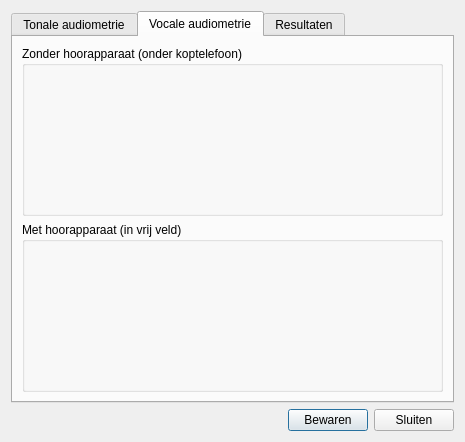
<ui version="4.0" >
 <class>MeetgegevensDialog</class>
 <widget class="QDialog" name="MeetgegevensDialog" >
  <property name="windowModality" >
   <enum>Qt::WindowModal</enum>
  </property>
  <property name="geometry" >
   <rect>
    <x>0</x>
    <y>0</y>
    <width>465</width>
    <height>442</height>
   </rect>
  </property>
  <property name="windowTitle" >
   <string>Dialog</string>
  </property>
  <layout class="QGridLayout" name="gridLayout_4" >
   <item row="0" column="0" colspan="3" >
    <widget class="QTabWidget" name="tabWidget" >
     <property name="currentIndex" >
      <number>1</number>
     </property>
     <widget class="QWidget" name="TonaleAudiometrieTab" >
      <attribute name="title" >
       <string>Tonale audiometrie</string>
      </attribute>
      <layout class="QGridLayout" name="gridLayout_5" >
       <item row="0" column="0" >
        <widget class="QGroupBox" name="groupBox_3" >
         <property name="title" >
          <string>Tonale audiometrie rechts</string>
         </property>
        </widget>
       </item>
       <item row="0" column="1" >
        <widget class="QGroupBox" name="groupBox_4" >
         <property name="title" >
          <string>Tonale audiometrie links</string>
         </property>
        </widget>
       </item>
      </layout>
     </widget>
     <widget class="QWidget" name="VocaleAudiometrieTab" >
      <attribute name="title" >
       <string>Vocale audiometrie</string>
      </attribute>
      <layout class="QGridLayout" name="gridLayout_6" >
       <item row="0" column="0" >
        <widget class="QGroupBox" name="groupBox_5" >
         <property name="title" >
          <string>Zonder hoorapparaat (onder koptelefoon)</string>
         </property>
         <layout class="QGridLayout" name="gridLayout_7" >
          <item row="0" column="0" >
           <widget class="QWidget" native="1" name="vocAudiometrieZonderApparaat" />
          </item>
         </layout>
        </widget>
       </item>
       <item row="1" column="0" >
        <widget class="QGroupBox" name="groupBox_6" >
         <property name="title" >
          <string>Met hoorapparaat (in vrij veld)</string>
         </property>
         <layout class="QGridLayout" name="gridLayout_8" />
        </widget>
       </item>
      </layout>
     </widget>
     <widget class="QWidget" name="ResultatenTab" >
      <attribute name="title" >
       <string>Resultaten</string>
      </attribute>
      <layout class="QGridLayout" name="gridLayout_3" >
       <item row="0" column="0" >
        <widget class="QGroupBox" name="groupBox" >
         <property name="title" >
          <string>Prothetische winst</string>
         </property>
         <layout class="QGridLayout" name="gridLayout" >
          <item row="0" column="1" >
           <widget class="QLabel" name="label" >
            <property name="text" >
             <string>&lt;!DOCTYPE HTML PUBLIC "-//W3C//DTD HTML 4.0//EN" "http://www.w3.org/TR/REC-html40/strict.dtd">
&lt;html>&lt;head>&lt;meta name="qrichtext" content="1" />&lt;style type="text/css">
p, li { white-space: pre-wrap; }
&lt;/style>&lt;/head>&lt;body style=" font-family:'MS Shell Dlg 2'; font-size:8.25pt; font-weight:400; font-style:normal;">
&lt;p align="center" style=" margin-top:0px; margin-bottom:0px; margin-left:0px; margin-right:0px; -qt-block-indent:0; text-indent:0px; font-size:8pt;">&lt;span style=" text-decoration: underline;">Zonder apparaat&lt;/span>&lt;/p>&lt;/body>&lt;/html></string>
            </property>
           </widget>
          </item>
          <item row="0" column="2" >
           <widget class="QLabel" name="label_2" >
            <property name="text" >
             <string>&lt;!DOCTYPE HTML PUBLIC "-//W3C//DTD HTML 4.0//EN" "http://www.w3.org/TR/REC-html40/strict.dtd">
&lt;html>&lt;head>&lt;meta name="qrichtext" content="1" />&lt;style type="text/css">
p, li { white-space: pre-wrap; }
&lt;/style>&lt;/head>&lt;body style=" font-family:'MS Shell Dlg 2'; font-size:8.25pt; font-weight:400; font-style:normal;">
&lt;p align="center" style=" margin-top:0px; margin-bottom:0px; margin-left:0px; margin-right:0px; -qt-block-indent:0; text-indent:0px; font-size:8pt;">&lt;span style=" text-decoration: underline;">Met apparaat&lt;/span>&lt;/p>&lt;/body>&lt;/html></string>
            </property>
           </widget>
          </item>
          <item row="0" column="3" >
           <widget class="QLabel" name="label_3" >
            <property name="text" >
             <string>&lt;!DOCTYPE HTML PUBLIC "-//W3C//DTD HTML 4.0//EN" "http://www.w3.org/TR/REC-html40/strict.dtd">
&lt;html>&lt;head>&lt;meta name="qrichtext" content="1" />&lt;style type="text/css">
p, li { white-space: pre-wrap; }
&lt;/style>&lt;/head>&lt;body style=" font-family:'MS Shell Dlg 2'; font-size:8.25pt; font-weight:400; font-style:normal;">
&lt;p align="center" style=" margin-top:0px; margin-bottom:0px; margin-left:0px; margin-right:0px; -qt-block-indent:0; text-indent:0px; font-size:8pt;">&lt;span style=" text-decoration: underline;">Winst&lt;/span>&lt;/p>&lt;/body>&lt;/html></string>
            </property>
           </widget>
          </item>
          <item row="1" column="0" >
           <widget class="QLabel" name="label_4" >
            <property name="text" >
             <string>R.O.</string>
            </property>
           </widget>
          </item>
          <item row="1" column="1" >
           <widget class="QLabel" name="label_7" >
            <property name="text" >
             <string>...</string>
            </property>
            <property name="alignment" >
             <set>Qt::AlignCenter</set>
            </property>
           </widget>
          </item>
          <item row="1" column="2" >
           <widget class="QLabel" name="label_8" >
            <property name="text" >
             <string>...</string>
            </property>
            <property name="alignment" >
             <set>Qt::AlignCenter</set>
            </property>
           </widget>
          </item>
          <item row="1" column="3" >
           <widget class="QLabel" name="label_9" >
            <property name="text" >
             <string>...</string>
            </property>
            <property name="alignment" >
             <set>Qt::AlignCenter</set>
            </property>
           </widget>
          </item>
          <item row="2" column="0" >
           <widget class="QLabel" name="label_5" >
            <property name="text" >
             <string>L.O.</string>
            </property>
           </widget>
          </item>
          <item row="2" column="1" >
           <widget class="QLabel" name="label_13" >
            <property name="text" >
             <string>...</string>
            </property>
            <property name="alignment" >
             <set>Qt::AlignCenter</set>
            </property>
           </widget>
          </item>
          <item row="2" column="2" >
           <widget class="QLabel" name="label_14" >
            <property name="text" >
             <string>...</string>
            </property>
            <property name="alignment" >
             <set>Qt::AlignCenter</set>
            </property>
           </widget>
          </item>
          <item row="2" column="3" >
           <widget class="QLabel" name="label_15" >
            <property name="text" >
             <string>...</string>
            </property>
            <property name="alignment" >
             <set>Qt::AlignCenter</set>
            </property>
           </widget>
          </item>
          <item row="3" column="0" >
           <widget class="QLabel" name="label_6" >
            <property name="text" >
             <string>(R.O. + L.O.)</string>
            </property>
           </widget>
          </item>
          <item row="3" column="1" >
           <widget class="QLabel" name="label_10" >
            <property name="text" >
             <string>...</string>
            </property>
            <property name="alignment" >
             <set>Qt::AlignCenter</set>
            </property>
           </widget>
          </item>
          <item row="3" column="2" >
           <widget class="QLabel" name="label_11" >
            <property name="text" >
             <string>...</string>
            </property>
            <property name="alignment" >
             <set>Qt::AlignCenter</set>
            </property>
           </widget>
          </item>
          <item row="3" column="3" >
           <widget class="QLabel" name="label_12" >
            <property name="text" >
             <string>...</string>
            </property>
            <property name="alignment" >
             <set>Qt::AlignCenter</set>
            </property>
           </widget>
          </item>
         </layout>
        </widget>
       </item>
       <item row="1" column="0" >
        <widget class="QGroupBox" name="groupBox_2" >
         <property name="title" >
          <string>Localisatietesten</string>
         </property>
         <layout class="QGridLayout" name="gridLayout_2" >
          <item rowspan="2" row="0" column="0" >
           <widget class="QLabel" name="label_20" >
            <property name="text" >
             <string>Met 2 apparaten</string>
            </property>
           </widget>
          </item>
          <item rowspan="2" row="0" column="1" >
           <widget class="QLineEdit" name="lineEdit" >
            <property name="sizePolicy" >
             <sizepolicy vsizetype="Fixed" hsizetype="Preferred" >
              <horstretch>0</horstretch>
              <verstretch>0</verstretch>
             </sizepolicy>
            </property>
            <property name="maximumSize" >
             <size>
              <width>100</width>
              <height>16777215</height>
             </size>
            </property>
           </widget>
          </item>
          <item rowspan="2" row="0" column="2" colspan="2" >
           <widget class="QLabel" name="label_16" >
            <property name="text" >
             <string>%</string>
            </property>
           </widget>
          </item>
          <item row="1" column="3" >
           <spacer name="horizontalSpacer_2" >
            <property name="orientation" >
             <enum>Qt::Horizontal</enum>
            </property>
            <property name="sizeHint" stdset="0" >
             <size>
              <width>16</width>
              <height>20</height>
             </size>
            </property>
           </spacer>
          </item>
          <item rowspan="2" row="0" column="4" >
           <widget class="QLabel" name="label_22" >
            <property name="text" >
             <string>Met apparaat rechts</string>
            </property>
           </widget>
          </item>
          <item rowspan="2" row="0" column="5" >
           <widget class="QLineEdit" name="lineEdit_3" >
            <property name="sizePolicy" >
             <sizepolicy vsizetype="Fixed" hsizetype="Preferred" >
              <horstretch>0</horstretch>
              <verstretch>0</verstretch>
             </sizepolicy>
            </property>
            <property name="maximumSize" >
             <size>
              <width>100</width>
              <height>16777215</height>
             </size>
            </property>
           </widget>
          </item>
          <item rowspan="2" row="0" column="6" >
           <widget class="QLabel" name="label_18" >
            <property name="text" >
             <string>%</string>
            </property>
           </widget>
          </item>
          <item row="2" column="0" >
           <widget class="QLabel" name="label_21" >
            <property name="text" >
             <string>Zonder apparaten</string>
            </property>
           </widget>
          </item>
          <item row="2" column="1" >
           <widget class="QLineEdit" name="lineEdit_2" >
            <property name="sizePolicy" >
             <sizepolicy vsizetype="Fixed" hsizetype="Preferred" >
              <horstretch>0</horstretch>
              <verstretch>0</verstretch>
             </sizepolicy>
            </property>
            <property name="maximumSize" >
             <size>
              <width>100</width>
              <height>16777215</height>
             </size>
            </property>
           </widget>
          </item>
          <item row="2" column="2" colspan="2" >
           <widget class="QLabel" name="label_17" >
            <property name="text" >
             <string>%</string>
            </property>
           </widget>
          </item>
          <item row="2" column="4" >
           <widget class="QLabel" name="label_23" >
            <property name="text" >
             <string>Met apparaat links</string>
            </property>
           </widget>
          </item>
          <item row="2" column="5" >
           <widget class="QLineEdit" name="lineEdit_4" >
            <property name="sizePolicy" >
             <sizepolicy vsizetype="Fixed" hsizetype="Preferred" >
              <horstretch>0</horstretch>
              <verstretch>0</verstretch>
             </sizepolicy>
            </property>
            <property name="maximumSize" >
             <size>
              <width>100</width>
              <height>16777215</height>
             </size>
            </property>
           </widget>
          </item>
          <item row="2" column="6" >
           <widget class="QLabel" name="label_19" >
            <property name="text" >
             <string>%</string>
            </property>
           </widget>
          </item>
         </layout>
        </widget>
       </item>
       <item row="2" column="0" >
        <spacer name="verticalSpacer" >
         <property name="orientation" >
          <enum>Qt::Vertical</enum>
         </property>
         <property name="sizeHint" stdset="0" >
          <size>
           <width>20</width>
           <height>136</height>
          </size>
         </property>
        </spacer>
       </item>
      </layout>
     </widget>
    </widget>
   </item>
   <item row="1" column="0" >
    <spacer name="horizontalSpacer" >
     <property name="orientation" >
      <enum>Qt::Horizontal</enum>
     </property>
     <property name="sizeHint" stdset="0" >
      <size>
       <width>278</width>
       <height>20</height>
      </size>
     </property>
    </spacer>
   </item>
   <item row="1" column="1" >
    <widget class="QPushButton" name="pushButton" >
     <property name="text" >
      <string>Bewaren</string>
     </property>
    </widget>
   </item>
   <item row="1" column="2" >
    <widget class="QPushButton" name="pushButton_2" >
     <property name="text" >
      <string>Sluiten</string>
     </property>
    </widget>
   </item>
  </layout>
 </widget>
 <resources/>
 <connections/>
</ui>
